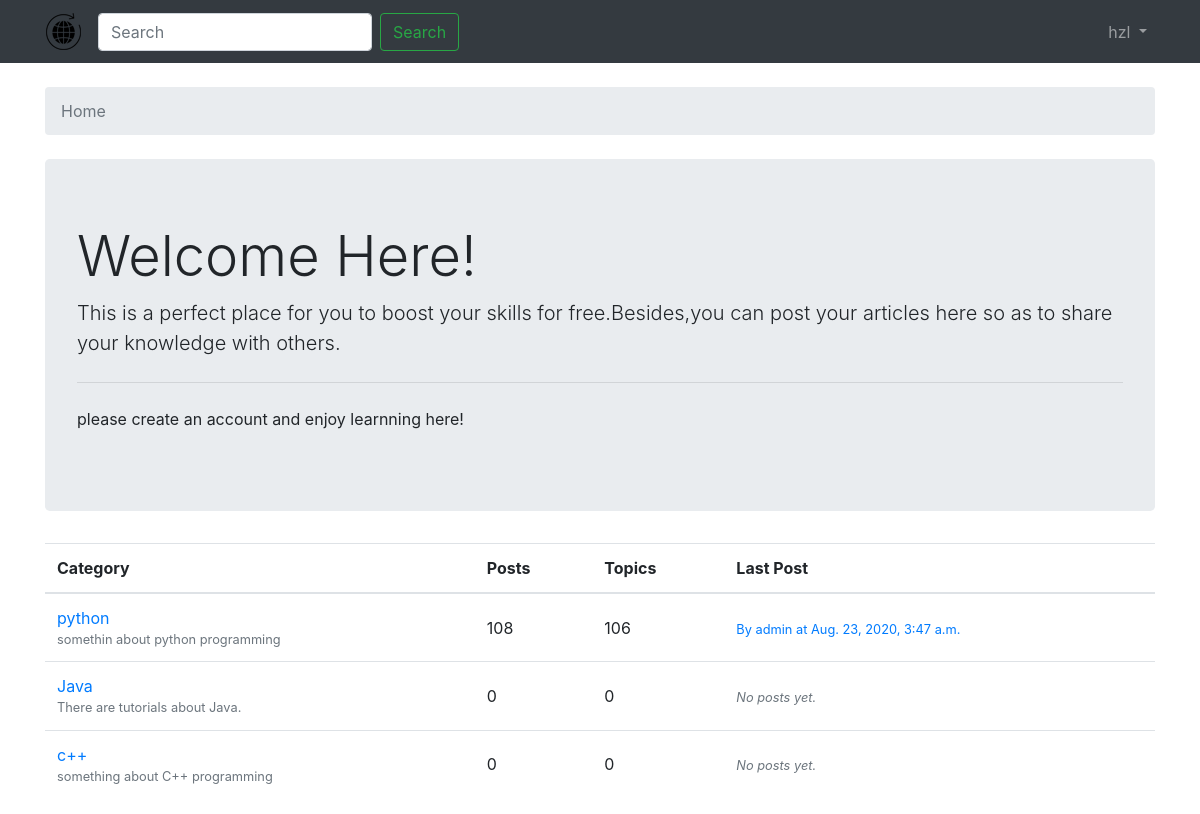
The app's page / (signed in) with its own data.
### boards/models.py (models this page shows, shortened)
class Board(models.Model):
    name = models.CharField(max_length=30, unique=True)
    description = models.CharField(max_length=100)
    def get_posts_count(self):
        return Post.objects.filter(topic__board=self).count()
    def get_last_post(self):
        return Post.objects.filter(topic__board=self).order_by('-created_at').first()

class Post(models.Model):
    message = models.TextField(max_length=4000)
    topic = models.ForeignKey(Topic, related_name='posts',on_delete=models.CASCADE)
    created_at = models.DateTimeField(auto_now_add=True)
    updated_at = models.DateTimeField(null=True)
    created_by = models.ForeignKey(User, related_name='posts',on_delete=models.CASCADE)
    updated_by = models.ForeignKey(User, null=True, related_name='+',on_delete=models.CASCADE)

### boards/views.py (the view)
# urls.py: url(r'^$',views.BoardListView.as_view(),name='home'),
class BoardListView(ListView):
	model = Board
	context_object_name = 'boards'
	template_name = 'home.html'

### templates/home.html (shortened to what this page needs)
{% extends 'base.html' %}
{% block breadcrumb %}
<li class="breadcrumb-item active">Home</li>
{% endblock %}
{% block content %}
<div class="jumbotron">
<h1 class="display-4">Welcome Here!</h1>
<p class="lead">This is a perfect place for you to boost your skills for free.Besides,you can post your articles here so as to share your knowledge with others.</p>
<hr class="my-4">
<p>please create an account and enjoy learnning here!</p>
</div>
<table class="table">
<thead class="thead-inverse">
<tr>
<th>Category</th>
<th>Posts</th>
<th>Topics</th>
<th>Last Post</th>
</tr>
</thead>
<tbody>
{% for board in boards %}
<tr>
<td>
<a href="{% url 'board_topics' board.pk %}">{{ board.name }}</a>
<small class="text-muted d-block">{{ board.description }}</small>
</td>
<td class="align-middle">
{{ board.get_posts_count }}
</td>
<td class="align-middle">
{{ board.topics.count }}
</td>
<td class="align-middle">
{% with post=board.get_last_post %}
{% if post %}
<small>
<a href="{% url 'topic_posts' board.pk post.topic.pk %}">
By {{ post.created_by.username }} at {{ post.created_at }}
</a>
</small>
{% else %}
<small class="text-muted">
<em>No posts yet.</em>
</small>
{% endif %}
{% endwith %}
</td>
</tr>
{% endfor %}
</tbody>
</table>
{% endblock %}

### templates/base.html (shortened to what this page needs)
{% load static %}<!DOCTYPE html>
<html>
  <head>
    <link rel="stylesheet" href="{% static 'css/bootstrap.css' %}">
    <link rel="stylesheet" href="{% static 'css/bootstrap.css' %}">
    <link rel="stylesheet" href="{% static 'css/app.css' %}">
  </head>
  <body>
  {% block body %}
    <nav class="navbar sticky-top navbar-expand-sm navbar-dark bg-dark">
  <div class="container">
  <a class="navbar-brand" href="{% url 'home' %}"><img src = "{% static 'img/icon.png' %}"></a>
  <form class="form-inline">
    <input class="form-control mr-sm-2" type="search" placeholder="Search" aria-label="Search">
    <button class="btn btn-outline-success my-2 my-sm-0" type="submit">Search</button>
  </form>
    <div class="collapse navbar-collapse" id="mainMenu">
      {% if user.is_authenticated %}
        <ul class="navbar-nav ml-auto">
          <li class="nav-item dropdown">
            <a class="nav-link dropdown-toggle" href="#" id="userMenu" data-toggle="dropdown" aria-haspopup="true" aria-expanded="false">
              {{ user.username }}
            </a>
          </li>
        </ul>
      {% else %}
        <form class="form-inline ml-auto">
          <a href="{% url 'login' %}" class="btn btn-outline-secondary">Log in</a>
          <a href="{% url 'signup' %}" class="btn btn-primary ml-2">Sign up</a>
        </form>
      {% endif %}
    </div>
  </div>
    </nav>
    <div class="container">
      <ol class="breadcrumb my-4">
        {% block breadcrumb %}
        {% endblock %}
      </ol>
      {% block content %}
      {% endblock %}
    </div>
  {% endblock body %}
  </body>
</html>

### static/css/app.css (style rules this page uses)
.navbar-brand { font-family: 'Peralta', cursive; }

### records on screen
Board: name "python", description "somethin about python programming", get_posts_count "108", topics.count "106", get_last_post.created_by.username "admin", get_last_post.created_at "Aug. 23, 2020, 3:47 a.m."
Board: name "Java", description "There are tutorials about Java.", get_posts_count "0", topics.count "0", shows "No posts yet."
Board: name "c++", description "something about C++ programming", get_posts_count "0", topics.count "0", shows "No posts yet."

### other values on screen
{{ user.username }} "hzl"
